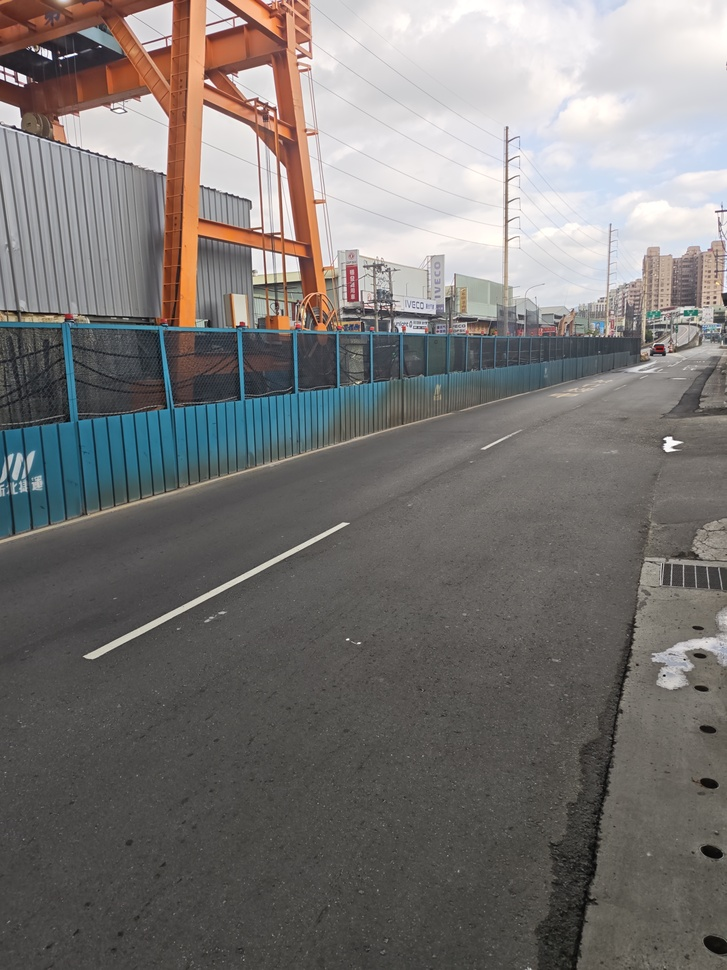
#> input picture evidence/field-2026-09-20/IMG_20260920_155613.jpg, 727 x 970 px, shrunk from 3072 x 4096 before the run
$ python -i gate2.py   (imports and definitions only)   (older library calls are emulated)
#> lines starting #> are read from the running program, lines starting #| are printed output that depends on the picture; after the words box and inside, x2 and y2 are one past the last pixel; in counts of white or black regions, pixels touching at a corner belong together
### src/marking/extract.py
"""Finding the paint, by what a marking looks like across itself.

A local brightness threshold asks "is this pixel brighter than its
surroundings", and on a road surface that is true of gravel, wet patches,
tyre scuff and the lit side of every crack. On eight bird's eye frames it
returned 270 components of which almost none were markings: the population
test the LiDAR literature uses - a family is dashes when over half fall
within ±10% of the regulated size - scored 4%.

A marking is not "bright". It is **bright with dark either side, at a
particular width**. That is the dark-light-dark transition, and the filter
for it is a bar detector: positive over the marking's width, negative over
a flank each side, zero mean so flat asphalt of any brightness returns
nothing. Bertozzi and Broggi's lane detector, and the symmetrical local
threshold family after it, are all this shape.

Two choices matter and both are made here without the camera's pose, which
is the point - the pose is what the rest of this project could never pin
down:

  width    a marking's width in pixels changes with range, so the filter is
           run at a range of widths and the strongest response kept. A
           marking at any depth answers at one of them. Nothing needs to
           know which depth it is at.
  symmetry a bar detector alone fires on a step - the edge of a resurfaced
           patch, a kerb line. Requiring the two flanks to resemble each
           other rejects those, and that is what the "symmetrical" in
           symmetrical local threshold refers to.
"""

from __future__ import annotations

import cv2
import numpy as np

# px. A 15-20 cm line spans a few pixels at the horizon and tens of them in
# the foreground of a wide-angle frame, so the range has to cover both. The
# first attempt stopped at 26 and missed the chevron entirely - its near
# stripes are wider than that.
WIDTHS = (2, 3, 5, 8, 12, 18, 26, 36, 50)


def dark_light_dark(gray, widths=WIDTHS, symmetry_tol=0.55):
    """Response of a zero-mean bar detector, strongest scale per pixel.

    Returns the response, the width that produced it, and the symmetry
    ratio, so a caller can see why a pixel was kept rather than only that
    it was.
    """
    img = gray.astype(np.float32)
    best = np.full(img.shape, -np.inf, np.float32)
    scale = np.zeros(img.shape, np.float32)
    sym = np.zeros(img.shape, np.float32)

    for w in widths:
        # the bar, and a flank of the same width each side, one dimensional
        # across the marking. Horizontal here; the caller rotates the image
        # if the markings run the other way.
        k = np.zeros((1, 3*w), np.float32)
        k[0, :w] = -0.5/w
        k[0, w:2*w] = 1.0/w
        k[0, 2*w:] = -0.5/w
        r = cv2.filter2D(img, cv2.CV_32F, k)

        # A bar must be filled, not speckled. The mean over the bar is the
        # same for a solid line and for gravel scattered at the same
        # density, and a synthetic test caught exactly that: 4000 bright
        # specks returned 80.0 against a real bar's 80.0. The darkest part
        # of the bar separates them - paint has no dark part.
        floor = cv2.erode(img, np.ones((1, w), np.float32))
        flank_mean = cv2.filter2D(img, cv2.CV_32F,
                                  np.concatenate([np.full((1, w), 0.5/w),
                                                  np.zeros((1, w)),
                                                  np.full((1, w), 0.5/w)],
                                                 axis=1).astype(np.float32))
        filled = np.clip((floor - flank_mean) / (np.abs(r) + 1e-6), 0.0, 1.0)

        # the two flanks on their own, to ask whether they match
        kl = np.zeros((1, 3*w), np.float32); kl[0, :w] = 1.0/w
        kr = np.zeros((1, 3*w), np.float32); kr[0, 2*w:] = 1.0/w
        left = cv2.filter2D(img, cv2.CV_32F, kl)
        right = cv2.filter2D(img, cv2.CV_32F, kr)
        with np.errstate(divide="ignore", invalid="ignore"):
            s = 1.0 - np.abs(left - right)/(np.abs(left) + np.abs(right) + 1e-6)

        # Symmetry multiplies rather than gates. Used as a gate it let a
        # step through at full amplitude - one bright side is a resurfacing
        # boundary, not a line, and the synthetic test scored it equal to a
        # real bar. Multiplied, an asymmetric pair is suppressed in
        # proportion to how asymmetric it is.
        r = r * np.clip(s, 0.0, 1.0) * filled

        # Paint is a line, gravel is a dot. Two adjacent bright specks are
        # a two-pixel bar and the filter is right to say so - what they are
        # not is a bar that continues. Averaging the response along the
        # bar's own length leaves a marking almost untouched and divides a
        # speck by the length of the window. This is the last of the four
        # things a road surface contains that is not a marking.
        run = max(9, int(6*w)) | 1
        r = cv2.filter2D(r, cv2.CV_32F, np.ones((run, 1), np.float32)/run)

        take = (r > best) & (s > symmetry_tol)
        best[take] = r[take]
        scale[take] = w
        sym[take] = s[take]

    best[~np.isfinite(best)] = 0.0
    return best, scale, sym


def markings(bgr, min_response=10.0, both_directions=True):
    """A mask of pixels that look like paint across themselves.

    The threshold is on the response itself, which is in units of
    brightness difference: how much brighter the bar is than the mean of
    its two flanks. That is a physical quantity and comparable between
    images, unlike a percentile, which keeps a fixed share of whatever is
    in front of it - including a frame with no markings at all.
    """
    g = cv2.cvtColor(bgr, cv2.COLOR_BGR2LAB)[:, :, 0]
    r1, s1, y1 = dark_light_dark(g)
    if both_directions:
        # markings that run across the image are found by asking the same
        # question down the columns
        r2, s2, y2 = dark_light_dark(g.T)
        r2, s2, y2 = r2.T, s2.T, y2.T
        take = r2 > r1
        r1[take], s1[take], y1[take] = r2[take], s2[take], y2[take]
    mask = (r1 >= min_response).astype(np.uint8)*255
    mask = cv2.morphologyEx(mask, cv2.MORPH_CLOSE,
                            cv2.getStructuringElement(cv2.MORPH_ELLIPSE, (3, 3)))
    return mask, r1, s1


# [13 lines left out: function carriageway, not called in this run]


# --------------------------------------------------------------- road region
#
# What `carriageway()` was for, done by the questions a person actually
# asks when they look at the photograph and say "that is the road".
#
# `carriageway()` asked one question - is this surface uniform - and it
# is the wrong one. A wall is uniform. Asphalt that has been dug and
# patched is not, and this road has been dug and patched repeatedly,
# which is the thing the project is about. Drawn and looked at on
# 2026-09-21 its mask covered 75.5 % of F42 including the sky, the shop
# frontages and the eaves that were then reported as a §167 double white
# line, while punching holes in the road itself. On F01 it returned None.
#
# Four filters in series, cheapest first, none of them a texture test:

GROUND_FRAC = 0.40       # 1. a road is the ground, and the ground is below
ASPHALT_SAT = 90         # 2. asphalt is grey; so is its paint
BOTTOM_BAND = 0.02       # 3. the road you stand on reaches your feet
MIN_AREA_FRAC = 0.05     # 4. and it is the big one, not a puddle


def road_region(bgr, ground_frac=GROUND_FRAC):
    """The part of the frame that can be road, by position and continuity.

    Returns a uint8 mask, or None when nothing survives - and None here
    means "this photograph does not show a road surface I can bound",
    which is an answer.

    The four filters, in order, and why each one is not a texture test:

      below      A road is the ground. A handheld photograph taken while
                 standing puts the horizon above 40 % of the frame; one
                 where it does not was pointed at the sky. This alone
                 removes the two §167 false positives that were drawn
                 and identified - a factory roofline at y 1339 and a
                 restaurant's eaves at y 920, in frames 4096 tall.
      grey       Asphalt is unsaturated and so is the paint on it. This
                 removes the yellow and blue shop signage, the green
                 corrugated cladding and the orange barriers, all of
                 which sit low in these frames. It says nothing about
                 how rough the surface is.
      connected  The road you are standing on touches the bottom of your
                 photograph. A roof, a wall and a parked van do not.
                 This is the strong one, and it is the one a person uses
                 without noticing.
      largest    Of what is left, the road is the big component.

    A patched, cracked, rutted surface passes all four. That is the
    whole point of not asking about texture.
    """
    h, w = bgr.shape[:2]
    hsv = cv2.cvtColor(bgr, cv2.COLOR_BGR2HSV)

    m = np.zeros((h, w), np.uint8)
    m[int(h * ground_frac):] = 255                        # below
    m[hsv[:, :, 1] > ASPHALT_SAT] = 0                     # grey

    m = cv2.morphologyEx(m, cv2.MORPH_CLOSE,
                         cv2.getStructuringElement(cv2.MORPH_ELLIPSE, (25, 25)))
    m = cv2.morphologyEx(m, cv2.MORPH_OPEN,
                         cv2.getStructuringElement(cv2.MORPH_ELLIPSE, (9, 9)))

    n, lbl, st, _ = cv2.connectedComponentsWithStats(m, 8)
    band = int(h * (1 - BOTTOM_BAND))
    best, best_area = None, 0
    for i in range(1, n):                                 # connected, largest
        area = int(st[i, cv2.CC_STAT_AREA])
        if area < MIN_AREA_FRAC * h * w or area <= best_area:
            continue
        if not (lbl[band:] == i).any():
            continue
        best, best_area = i, area
    if best is None:
        return None
    out = np.where(lbl == best, 255, 0).astype(np.uint8)
    out = cv2.morphologyEx(out, cv2.MORPH_CLOSE,
                           cv2.getStructuringElement(cv2.MORPH_ELLIPSE, (45, 45)))
    # Re-apply the colour rule last. Closing a component fills its holes,
    # and the holes are the barriers, the signage and the vehicles - the
    # first version put every one of them back and the mask came out as a
    # plain horizontal band with the hoarding inside it. Anything the
    # grey rule removed stays removed.
    out[hsv[:, :, 1] > ASPHALT_SAT] = 0
    return cv2.morphologyEx(out, cv2.MORPH_OPEN,
                            cv2.getStructuringElement(cv2.MORPH_ELLIPSE, (7, 7)))

### src/marking/gate2.py
"""The gate, rebuilt on what the camera cannot spoil.

The first gate rectified the image with the pitch the Street View API
reported and compared the chevron's boundary against a road bearing the
caller typed in. Both inputs turned out to be too uncertain for the
thresholds the rate is compared against. It answered INDETERMINATE to
everything, correctly.

Nothing here uses either.

A family of parallel ground lines meets at a vanishing point v; its 3D
direction is K⁻¹v with K holding only the focal length; and the angle
between two directions does not change when the camera rotates. So the
chevron's boundary, its arms and the road each supply their own direction
from the same photograph, and the taper rate is the angle between two of
them. Pitch and bearing are not bounded here, they are absent.

Which family is which is decided by §171 rather than by an angle window -
the mistake behind two early readings that were later withdrawn:

    the arms lie 45° from the boundary, so the pair of families whose
    angle is nearest 45° is the chevron, and that identifies both at once
    the road is then the remaining family closest to the boundary, because
    a taper departs from the road by a few degrees, not by forty-five

If no pair sits near 45° there is no chevron in the photograph and the gate
says so. If no third family remains, the road's own direction is not
visible and the gate says that instead. Neither is a fallback to something
weaker.
"""

from __future__ import annotations

import math
from dataclasses import dataclass, field, asdict

import cv2
import numpy as np

from .extract import markings, road_region
from .vanishing import intrinsics, vanishing_point, angle_between, angle_uncertainty
from .sequential import taper_with_hatching

ARM_TO_BAND = 45.0        # 設置規則 §171, 斜四五度
ARM_TOL = 12.0
ROAD_MAX_DEV = 25.0
GUARD_K = 2.0

# An early calibration spread, in degrees, from four captures that agreed.
# n = 4 is thin and this will move, which is said in the basis rather than
# left to be discovered. Not used by the online endpoint.
ANGLE_SD_DEG = 0.55


@dataclass
class Verdict:
    state: str
    reason: str
    taper_rate: float | None = None
    required_rate: float | None = None
    posted_kmh: float | None = None
    taper_deg: float | None = None
    taper_deg_sd: float | None = None
    arm_to_boundary_deg: float | None = None
    guard_band: float | None = None
    families: dict | None = None
    basis: dict = field(default_factory=lambda: {
        "angle": "from vanishing points and K; invariant to camera rotation, "
                 "so no pitch, no road bearing and no scale are used",
        "identification": "the road is the dominant direction by RANSAC on "
                          "the sphere; its segments are removed; the taper "
                          "edge is searched only 1-20° from it, the range "
                          "the taper formula defines; and §171 picks it out "
                          "as the candidate that borders hatching",
        "uncertainty_basis": "0.55° from four early calibration captures "
                             "that agreed. n=4 is thin",
        "taper_formula": "L = W·V²/155 (V ≤ 60), 施工之交通管制守則 p.9, "
                         "交通部臺灣區國道高速公路局",
        "formula_applies_to": "國道. 新北市's own chain - 施工期間使用道路交通"
                              "維持作業規定, 設置規則, 道路挖掘作業審查原則 - "
                              "states no taper length at all, so this is a "
                              "measurement against a reference nothing here "
                              "imposes, not a finding of non-compliance",
        "uncertainty": "line endpoints jittered 1.5 px, 200 draws, which asks "
                       "where a threshold fell on a painted edge",
    })

    def as_dict(self):
        return {k: v for k, v in asdict(self).items() if v is not None}


def _segments(image):
    """Marking-shaped line segments inside the trafficable surface.

    `roi` was `carriageway()`, which decides by surface uniformity. It
    keeps walls, which are uniform, and rejects asphalt that has been
    dug and patched, which this road is. ANDing the paint mask with it
    therefore deleted the markings and kept the clutter: drawn on F07
    on 2026-09-22, every segment sat on the site scaffolding, the
    hoarding panels and the strokes of a painted character, and the
    double white line running across the middle of the frame - plainly
    visible, the thing the §167 detector exists to find - carried not
    one segment.

    Everything downstream reads this. The §167 detector was rebuilt
    four times against an input that did not contain its target.
    """
    roi = road_region(image)
    mask, _, _ = markings(image, min_response=8.0)
    if roi is not None:
        mask = cv2.bitwise_and(mask, roi)
    edges = cv2.Canny(mask, 50, 150)
    lines = cv2.HoughLinesP(edges, 1, np.pi/720, 40,
                            minLineLength=max(25, image.shape[1]//25),
                            maxLineGap=6)
    if lines is None:
        return [], roi
    return [tuple(map(float, s)) for s in lines.reshape(-1, 4)], roi


# [80 lines left out: functions _families, assess, not called in this run]

>>> import cv2
>>> picture = cv2.imread('../../evidence/field-2026-09-20/IMG_20260920_155613.jpg')
#> picture is the input picture: shape (970, 727, 3); mean B, G, R 116.3, 118.3, 121.5
>>> result = _segments(picture)
#> in _segments, `roi = road_region(image)`:
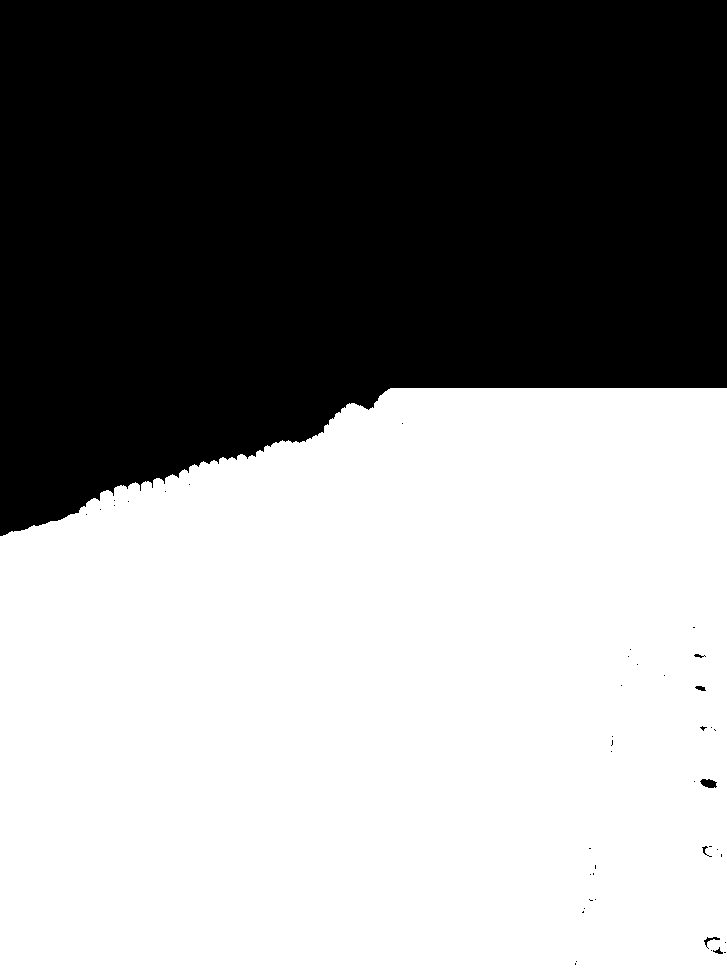
#> roi: shape (970, 727); 55.5% white; 44 black regions (37 under 20 px), largest, box (x1, y1, x2, y2) and area: (0, 0, 727, 536) 313343, (700, 779, 717, 788) 110, (704, 937, 720, 949) 50
#> the loop in dark_light_dark, `for w in widths:` made 9 passes
#> (w, run) on passes 2 to 9: (3, 19), (5, 31), (8, 49), (12, 73), (18, 109), (26, 157), (36, 217), (50, 301)
#> call 2 of dark_light_dark, with widths = (2, 3, 5, 8, 12, 18, 26, 36, 50), symmetry_tol = 0.55
#> in dark_light_dark (call 2), `img = gray.astype(np.float32)`:
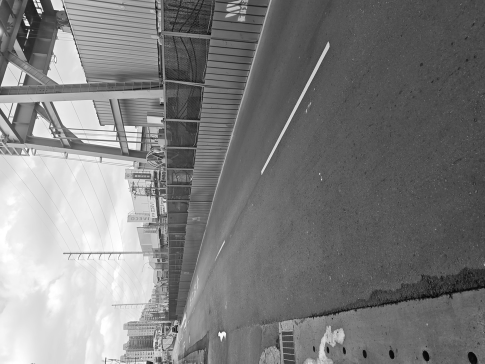
#> img: shape (727, 970) float32 (shown at 1/2 size); min 0, max 255, mean 125.5
#> the loop in dark_light_dark (call 2), `for w in widths:` made 9 passes
#> pass 1, in dark_light_dark (call 2), `filled = np.clip((floor - flank_mean) / (np.abs(r) + 1e-6), 0.0, 1.0)`:
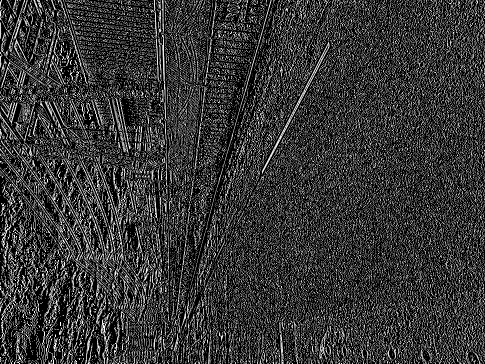
#> filled: shape (727, 970) float32 (shown at 1/2 size); min 0, max 1, mean 0.214
#> after the loop in dark_light_dark (call 2), `for w in widths:`:
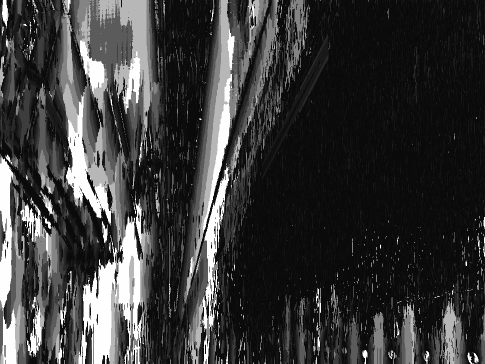
#> scale: shape (727, 970) float32 (shown at 1/2 size); min 0, max 50, mean 11.4; drawn with min black and max white
#> after the loop in dark_light_dark (call 2), `for w in widths:`:
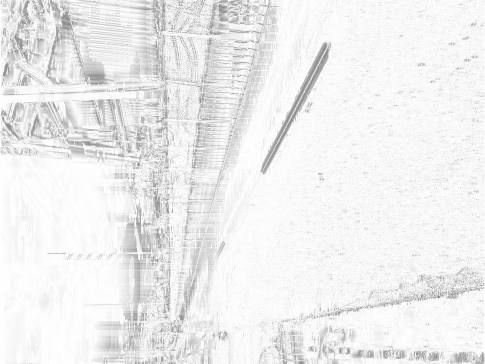
#> sym: shape (727, 970) float32 (shown at 1/2 size); min 0, max 1, mean 0.933
#> in _segments, `edges = cv2.Canny(mask, 50, 150)`:
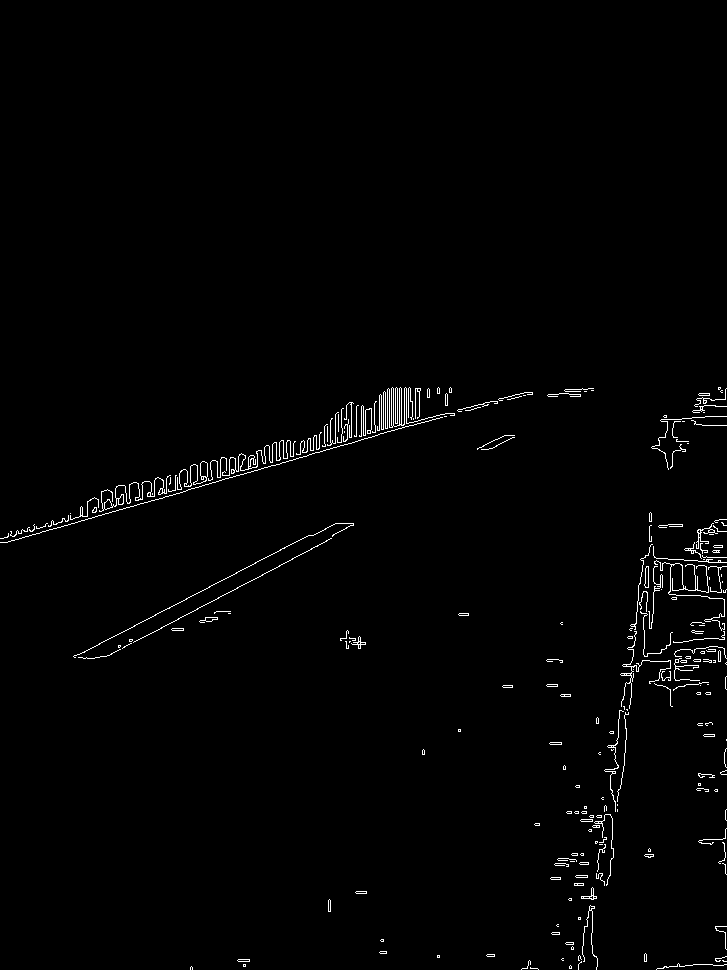
#> edges: shape (970, 727); 1.3% white in thin lines or dots, all inside (x1, y1, x2, y2) = (0, 387, 727, 970)
#> in _segments, `lines = cv2.HoughLinesP(edges, 1, np.pi/720, 40, minLineLength=max(25,..`: lines = 91 rows, first 6: [3, 542, 445, 416], [205, 480, 346, 440], [76, 655, 284, 548], [109, 655, 331, 538], [457, 410, 528, 392], [48, 526, 419, 409]
